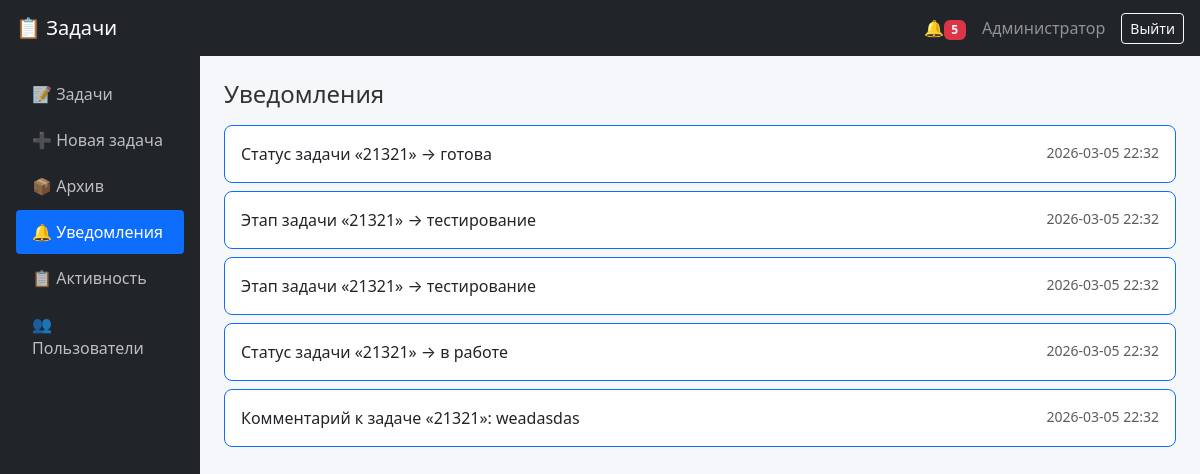
Page /notifications (signed in) on the committed database.
### tables this page shows
CREATE TABLE notifications (
            id         INTEGER PRIMARY KEY AUTOINCREMENT,
            user_id    INTEGER,
            text       TEXT,
            is_read    INTEGER DEFAULT 0,
            created_at TEXT,
            FOREIGN KEY (user_id) REFERENCES users(id)
        );

### app.py (the view)
@app.route('/notifications')
@login_required
def notifications():
    conn = get_db()
    notes = conn.execute(
        "SELECT * FROM notifications WHERE user_id=? ORDER BY id DESC",
        (session['user_id'],)
    ).fetchall()
    conn.execute(
        "UPDATE notifications SET is_read=1 WHERE user_id=?",
        (session['user_id'],)
    )
    conn.commit()
    conn.close()
    return render_template('notifications.html', notifications=notes)

### app.py (called while the page is built)
def get_db():
    conn = sqlite3.connect(DB)
    conn.row_factory = sqlite3.Row
    conn.execute("PRAGMA journal_mode = WAL;")
    conn.execute("PRAGMA foreign_keys = ON;")
    return conn

def login_required(f):
    from functools import wraps
    @wraps(f)
    def wrapper(*args, **kwargs):
        if 'user_id' not in session:
            return redirect('/login')
        return f(*args, **kwargs)
    return wrapper

@app.before_request
def count_notifications():
    g.unread = 0
    if session.get('user_id'):
        conn = get_db()
        row = conn.execute(
            "SELECT COUNT(*) as c FROM notifications WHERE user_id=? AND is_read=0",
            (session['user_id'],)
        ).fetchone()
        conn.close()
        g.unread = row['c'] if row else 0

@app.context_processor
def inject_globals():
    return dict(
        statuses=STATUSES,
        stages=STAGES,
        unread=g.unread if hasattr(g, 'unread') else 0,
        session=session
    )

### templates/notifications.html
{% extends "base.html" %}
{% block content %}
<h4 class="mb-3">Уведомления</h4>
{% if notifications %}
  {% for n in notifications %}
  <div class="card p-3 mb-2 {% if not n.is_read %}border-primary{% endif %}">
    <div class="d-flex justify-content-between">
      <span>{{ n.text }}</span>
      <small class="text-muted">{{ n.created_at }}</small>
    </div>
  </div>
  {% endfor %}
{% else %}
<div class="alert alert-info">Уведомлений нет</div>
{% endif %}
{% endblock %}

### static/style.css (style rules this page uses)
body { background-color: #f5f7fa; color: #333; }
.card { border-radius: 8px; border: 1px solid #e0e0e0; background: white; }

### rows in the picture
notifications: text "Статус задачи «21321» → готова", created_at "2026-03-05 22:32"
notifications: text "Этап задачи «21321» → тестирование", created_at "2026-03-05 22:32"
notifications: text "Этап задачи «21321» → тестирование", created_at "2026-03-05 22:32"
notifications: text "Статус задачи «21321» → в работе", created_at "2026-03-05 22:32"
notifications: text "Комментарий к задаче «21321»: weadasdas", created_at "2026-03-05 22:32"

### other values in the picture
{{ unread }} "5"
{{ session.get('name') or session.get('username') }} "Администратор"
